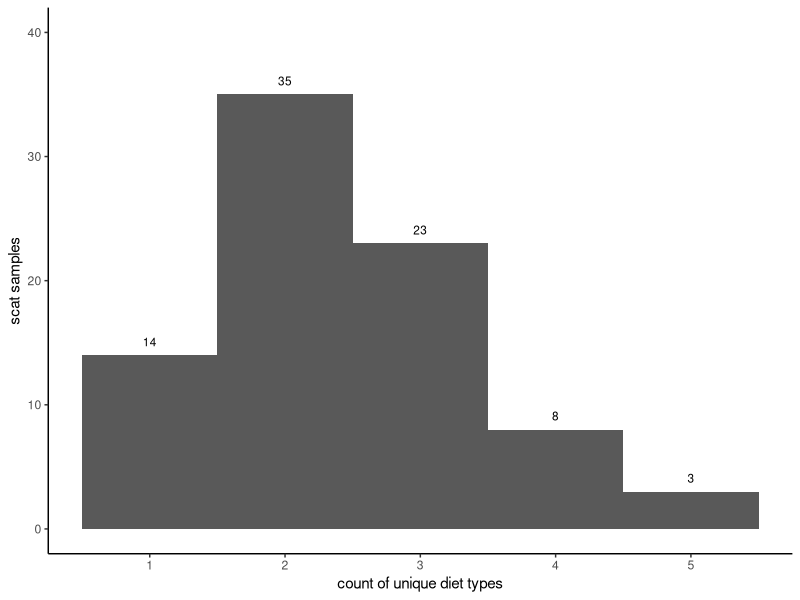

This figure's R source: (Note: this script raises an error after producing the figure.)
# create data visualization for fragment co-occurrence 

# setup library 
library(circlize) # tranforming lists and matrices
library(igraph) # network analysis
library(tidyverse) # data wrangling

# read in data 
scat <- read.csv("data/2_scat_data.csv", strip.white = T)
frags <- read.csv("data/3_fragment_data.csv", strip.white = T)
frags <- dplyr::filter(frags, fragment_type != "Rocks") # remove rocks 

# calculate diet richness 
scat$diet_richness <- as.numeric(scat$anthropogenic) +
  as.numeric(scat$invertebrate)  + 
  as.numeric(scat$plant) +
  as.numeric(scat$plastic) + 
  as.numeric(scat$vertebrate)

# plot histogram of diet richness 
dc_hist <- ggplot(scat, aes(x=diet_richness)) + 
  geom_histogram(binwidth=1) + 
  theme_classic() + 
  labs(x = "count of unique diet types", y = "scat samples") + 
  geom_text(stat= "count", aes(label=..count..), vjust=-1, size=3) +
  ylim(c(0,40))

# create a full co-occurence network 
seg_frag_1 <- dplyr::select(frags, unique_site, sample_id, fragment_type) # select fewer columns for clarity
seg_frag_2 <- dplyr::select(frags, sample_id, fragment_type) # select fewer columns for clarity
seg_frag <- full_join(seg_frag_1, seg_frag_2, by = "sample_id", relationship = "many-to-many") # merge them 

# make a matrix 
seg_frag_edges <- seg_frag %>% 
  group_by(seg_frag$fragment_type.x, seg_frag$fragment_type.y) %>% 
  summarise(n_distinct(sample_id))
seg_frag_matrix <- adjacencyList2Matrix(seg_frag_edges)

# calculate the frequency scats with one diet category per diet category 
solos <- dplyr::filter(scat, diet_richness == 1)

print(nrow(solos)) # count of single diet categories 

anthro_solos <- sum(solos$anthropogenic)
inv_solos <- sum(solos$invertebrate)
plant_solos <- sum(solos$plant)
plastic_solos <- sum(solos$plastic)
vert_solos <- sum(solos$vertebrate)

# make the diagonal to be the solo detections
seg_frag_matrix[1,1] <- anthro_solos # anthropogenic solos 
seg_frag_matrix[2,2] <- inv_solos # invertebrates solos 
seg_frag_matrix[3,3] <- plant_solos # plant solos 
seg_frag_matrix[4,4] <- plastic_solos # plastic solos 
seg_frag_matrix[5,5] <- vert_solos # vertebrates solos 

get_upper_tri <- function(CorMat){
  CorMat[upper.tri(CorMat, diag = )]<- NA
  return(CorMat)
}

co_frags <-seg_frag_matrix 
co_frags[upper.tri(co_frags)] <- NA # mask upper triangle

library(reshape2)
co_frags_long <- melt(co_frags) # make long format for ggplot

# Plot the heatmap
library(viridis) # for color scale 
# Plot the heatmap with reordered factors
cf_plot <- ggplot(co_frags_long, aes(Var2, Var1, fill = value)) +
  geom_tile(color = "white") +
  scale_fill_gradientn(
    colors = c("gray", viridis(10, direction = -1)),  # Gray for 0, viridis for 1 and above
    values = c(0, 1, max(co_frags_long$value, na.rm = TRUE)),  # Break at 1
    na.value = "white"
  ) +
  theme_minimal() +
  labs(x = "diet category", y = "diet category", fill = "co-occurrences") +
  coord_fixed()

png(filename="figures/supp/FigureS1A.png", width = 6.5, height = 4, units = 'in', res = 300)
dc_hist
dev.off()

png(filename="figures/supp/Figure1B.png", width = 10.5, height = 8, units = 'in', res = 300)
cf_plot 
dev.off()

# Test for co-occurrence with vertebrates 
# filter to plastic scat 
pv_compare <- scat %>% 
  group_by(plastic) %>% 
  summarise(scat_w_vert = sum(as.numeric(vertebrate)), 
            scats = n())
pv_compare$scats <- pv_compare$scats - pv_compare$scat_w_vert
names(pv_compare)[names(pv_compare) == 'scats'] <- 'scat_no_vert'
pv_compare <- pv_compare %>% 
  remove_rownames %>% 
  column_to_rownames(var="plastic")
print(chisq.test(pv_compare, correct = FALSE))

# Test for co-occurence with anthropogenic content
pa_compare <- scat %>% 
  group_by(plastic) %>% 
  summarise(scat_w_anthro = sum(as.numeric(anthropogenic)), 
            scats = n())
pa_compare$scats <- pa_compare$scats - pa_compare$scat_w_anthro
names(pa_compare)[names(pa_compare) == 'scats'] <- 'scat_no_anthro'
pa_compare <- pa_compare %>% 
  remove_rownames %>% 
  column_to_rownames(var="plastic")
print(chisq.test(pa_compare,correct = FALSE))
